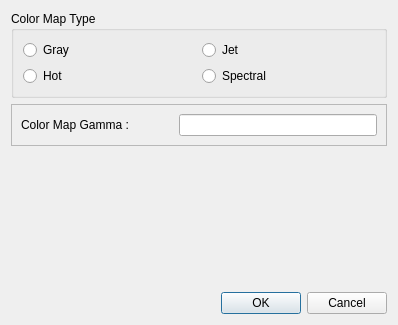
<?xml version="1.0" encoding="UTF-8"?>
<ui version="4.0">
 <class>DialogColorMapSetting</class>
 <widget class="QDialog" name="DialogColorMapSetting">
  <property name="geometry">
   <rect>
    <x>0</x>
    <y>0</y>
    <width>398</width>
    <height>325</height>
   </rect>
  </property>
  <property name="windowTitle">
   <string>Color Map Setting</string>
  </property>
  <property name="sizeGripEnabled">
   <bool>false</bool>
  </property>
  <layout class="QGridLayout" name="gridLayout">
   <item row="3" column="0">
    <widget class="QDialogButtonBox" name="buttonBox">
     <property name="orientation">
      <enum>Qt::Horizontal</enum>
     </property>
     <property name="standardButtons">
      <set>QDialogButtonBox::Cancel|QDialogButtonBox::Ok</set>
     </property>
    </widget>
   </item>
   <item row="1" column="0">
    <widget class="QFrame" name="frame">
     <property name="toolTip">
      <string>Lower for enhance small signal difference, higher for enghance large signal difference</string>
     </property>
     <property name="frameShape">
      <enum>QFrame::StyledPanel</enum>
     </property>
     <property name="frameShadow">
      <enum>QFrame::Raised</enum>
     </property>
     <layout class="QHBoxLayout" name="horizontalLayout">
      <property name="sizeConstraint">
       <enum>QLayout::SetDefaultConstraint</enum>
      </property>
      <item>
       <widget class="QLabel" name="label">
        <property name="text">
         <string>Color Map Gamma :             </string>
        </property>
       </widget>
      </item>
      <item>
       <widget class="QLineEdit" name="lineEdit_gamma"/>
      </item>
     </layout>
    </widget>
   </item>
   <item row="0" column="0">
    <widget class="QGroupBox" name="groupBox">
     <property name="title">
      <string>Color Map Type</string>
     </property>
     <layout class="QGridLayout" name="gridLayout_2">
      <item row="0" column="0">
       <widget class="QRadioButton" name="radioButtonCmGray">
        <property name="text">
         <string>Gray</string>
        </property>
       </widget>
      </item>
      <item row="0" column="1">
       <widget class="QRadioButton" name="radioButtonCmJet">
        <property name="text">
         <string>Jet</string>
        </property>
       </widget>
      </item>
      <item row="1" column="0">
       <widget class="QRadioButton" name="radioButtonCmHot">
        <property name="text">
         <string>Hot</string>
        </property>
       </widget>
      </item>
      <item row="1" column="1">
       <widget class="QRadioButton" name="radioButtonCmSpectral">
        <property name="text">
         <string>Spectral</string>
        </property>
       </widget>
      </item>
     </layout>
    </widget>
   </item>
   <item row="2" column="0">
    <spacer name="verticalSpacer">
     <property name="orientation">
      <enum>Qt::Vertical</enum>
     </property>
     <property name="sizeHint" stdset="0">
      <size>
       <width>20</width>
       <height>40</height>
      </size>
     </property>
    </spacer>
   </item>
  </layout>
 </widget>
 <resources/>
 <connections>
  <connection>
   <sender>buttonBox</sender>
   <signal>accepted()</signal>
   <receiver>DialogColorMapSetting</receiver>
   <slot>accept()</slot>
   <hints>
    <hint type="sourcelabel">
     <x>248</x>
     <y>254</y>
    </hint>
    <hint type="destinationlabel">
     <x>157</x>
     <y>274</y>
    </hint>
   </hints>
  </connection>
  <connection>
   <sender>buttonBox</sender>
   <signal>rejected()</signal>
   <receiver>DialogColorMapSetting</receiver>
   <slot>reject()</slot>
   <hints>
    <hint type="sourcelabel">
     <x>316</x>
     <y>260</y>
    </hint>
    <hint type="destinationlabel">
     <x>286</x>
     <y>274</y>
    </hint>
   </hints>
  </connection>
 </connections>
</ui>
